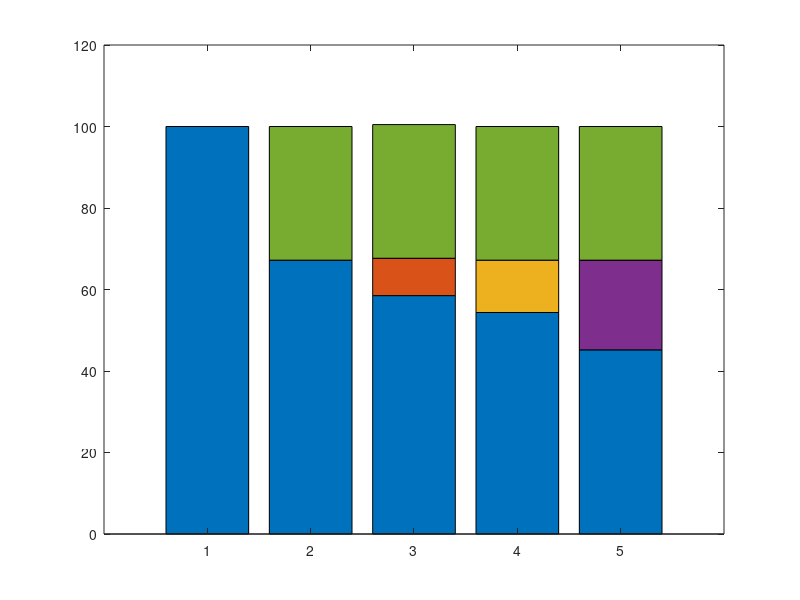

MATLAB code to generate this figure: (Note: this script raises an error after producing the figure.)
%% variance bar plots

x = 1;
y = [100,0,0,0,0; 67.2,0,0,0,32.8; 58.5,9.17,0,0,32.8; 54.36,0,12.84,0,32.8; 45.19,0,0,22.01, 32.8];
figure(1)
plotty1 = bar(y,'stacked');%,'FaceColor',[0.24,0.15,0.66; 0.14,0.63,0.90]);

plotty1(1).FaceColor = [0.24,0.15,0.66];
plotty1(2).FaceColor = [0.01,0.72,0.80];
plotty1(3).FaceColor = [0.40,0.80,0.42];
plotty1(4).FaceColor = [0.24,0.80,0.65];
plotty1(5).FaceColor = [0.75,0.75,0.75];

ylim([-10,120])

figure(2)

x = 1;
y = [67.2,0,0,32.8; 58.03,9.17,0,32.8; 47,0,12.84,32.8];
plotty2 = bar(y,'stacked');%,'FaceColor',[0.24,0.15,0.66; 0.14,0.63,0.90]);

plotty2(1).FaceColor = [0.24,0.15,0.66];
plotty2(2).FaceColor = [0.27,0.38,0.99 ];
plotty2(3).FaceColor = [0.01,0.72,0.80];
plotty2(4).FaceColor = [0.75,0.75,0.75];



ylim([-10,120])


figure(3)
x = 1;
y = [40,60];

plotty3 = bar(x,y,'stacked');%,'FaceColor',[0.24,0.15,0.66; 0.14,0.63,0.90]);

plotty3(1).FaceColor = [0.96,0.73,0.23];
plotty3(2).FaceColor = [0.01,0.72,0.80];

ylim([-10,120])

figure(3)
x = 1;
y = [40,60];

plotty3 = bar(x,y,'stacked');%,'FaceColor',[0.24,0.15,0.66; 0.14,0.63,0.90]);

plotty3(1).FaceColor = [0.01,0.72,0.80];
plotty3(2).FaceColor = [0.01,0.72,0.80];

ylim([-10,120])



figure(4)
x = 1;
y = [34.6,65.4];

plotty4 = bar(x,y,'stacked');%,'FaceColor',[0.24,0.15,0.66; 0.14,0.63,0.90]);

plotty4(1).FaceColor = [0.40,0.80,0.42];
plotty4(2).FaceColor = [0.40,0.80,0.42];

ylim([-10,120])





figure(20)
plotty20 = bar([10;10;10;10;10;10]);

plotty20.FaceColor = 'flat';
plotty20.CData(1,:) = [0.24,0.15,0.66];
plotty20.CData(2,:)  = [0.27,0.38,0.99 ];
plotty20.CData(3,:)  = [0.01,0.72,0.80];
plotty20.CData(4,:)  = [0.40,0.80,0.42];
plotty20.CData(5,:)  = [0.96,0.73,0.23];
plotty20.CData(6,:)  = [0.75,0.75,0.75];











